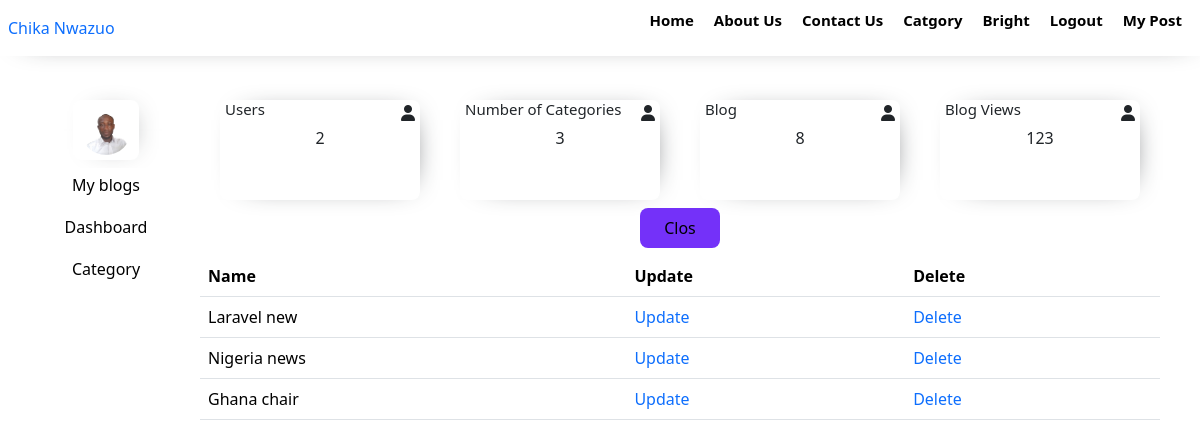
The app's page /category (signed in) with its own data.
### models.py (models this page shows, shortened)
class Category(db.Model):
    id = db.Column(db.Integer, primary_key=True)
    name = db.Column(db.String(100), unique=True)
    posts = db.relationship('Post', backref='category',lazy=True)

### blueprint/category.py (the view)
@category_page.route('/category',methods=['GET','POST'])
def category():
    catform=CategoryForm()
    if catform.validate_on_submit():
        checkcat=Category.query.filter_by(name=catform.name.data).first()
        if checkcat:
            flash(f'Category name already exist {catform.name.data}','error')
            return redirect(url_for('category_page.category'))
        else:
            category=Category(name=catform.name.data)
            db.session.add(category)
            db.session.commit()
            flash(f'Category {catform.name.data} added','success')
            return redirect(url_for('category_page.category'))
    else:
        category=Category.query.all()
        return render_template('admin/category.html',catform=catform,category=category)

### app.py (called while the page is built)
@app.context_processor
def inject_global_data():
    categorydata=Category.query.all()
    categorycount=Category.query.count()
    users=User.query.count()
    blog=Post.query.count()
    return {'categorydata': categorydata,'categorycount':categorycount,"users":users,'blog':blog}

### templates/admin/category.html (shortened to what this page needs)
{% extends 'admin/layout/adminbased.html' %}
{% block content %}
<div class="add-item-form-div">
    <div class="table-form">
        <button class="addformbtn" onclick="openform()">Clos</button>
    <div class="table-div">
        <table class="table">
            <thead>
              <tr>
                <th scope="col">Name</th>
                <th scope="col">Update</th>
                <th scope="col">Delete</th>
              </tr>
            </thead>
            <tbody>
              {% for cat in category %}
              <tr>
                <td>{{cat.name}}</td>
                <td><a href="{{ url_for('editcategroy.editcat',id=cat.id) }}">Update</a></td>
                <td><a href="">Delete</a></td>
              </tr>
              {% endfor %}
            </tbody>
          </table>
    </div>
    </div>
</div>
{% endblock  %}

### static/css/admin.css (style rules this page uses)
.table-form { display: flex; flex-direction: column; margin: 0px auto; }
.addformbtn { width: 80px; margin: 8px auto; border: none; background-color: #7431F9; padding: 8px; border-radius: 8px; }

### static/css/nav.css (style rules this page uses)
body { box-sizing: border-box; padding: 0; margin: 0; font-family: 'Poppins', sans-serif; }
li,a { list-style: none !important; text-decoration: none !important; }

### records on screen
Category: name "Laravel new"
Category: name "Nigeria news"
Category: name "Ghana chair"

### other values on screen
{{ session['username'] }} "Bright"
{{ users }} "2"
{{ categorycount }} "3"
{{ blog }} "8"
